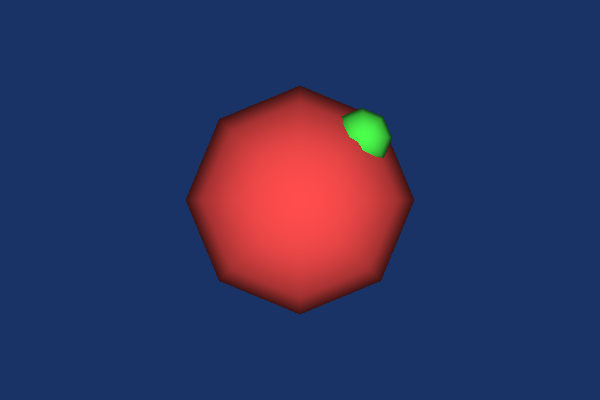

Here is the Python script that generated this plot:
#!/usr/bin/env python

# Demonstrate vtkPointsMatchingTransformFilter by applying various
# point-matching transforms (identity, scale, translation, rotation)
# to a sphere and rendering the original and transformed results.

# Factory overrides
import vtkmodules.vtkInteractionStyle  # noqa: F401
import vtkmodules.vtkRenderingOpenGL2  # noqa: F401

from vtkmodules.vtkFiltersGeneral import vtkPointsMatchingTransformFilter
from vtkmodules.vtkFiltersSources import vtkSphereSource
from vtkmodules.vtkRenderingCore import (
    vtkActor,
    vtkPolyDataMapper,
    vtkRenderWindow,
    vtkRenderWindowInteractor,
    vtkRenderer,
)

# Create a sphere
sphere = vtkSphereSource()
sphere.Update()

# Original sphere (left viewport)
original_mapper = vtkPolyDataMapper()
original_mapper.SetInputConnection(sphere.GetOutputPort())
original_mapper.ScalarVisibilityOff()

original_actor = vtkActor()
original_actor.SetMapper(original_mapper)
original_actor.GetProperty().SetColor(0.8, 0.8, 0.8)

# Apply scale transform: source points at half distance => 2x scale
transform_filter = vtkPointsMatchingTransformFilter()
transform_filter.SetInputConnection(sphere.GetOutputPort())
transform_filter.SetSourcePoint2(0.5, 0.0, 0.0)
transform_filter.SetSourcePoint3(0.0, 0.5, 0.0)
transform_filter.SetSourcePoint4(0.0, 0.0, 0.5)
transform_filter.Update()

scaled_mapper = vtkPolyDataMapper()
scaled_mapper.SetInputConnection(transform_filter.GetOutputPort())
scaled_mapper.ScalarVisibilityOff()

scaled_actor = vtkActor()
scaled_actor.SetMapper(scaled_mapper)
scaled_actor.GetProperty().SetColor(1.0, 0.3, 0.3)

# Apply translation transform
transform_translate = vtkPointsMatchingTransformFilter()
transform_translate.SetInputConnection(sphere.GetOutputPort())
transform_translate.SetTargetPoint1(0.5, 0.5, 0.5)
transform_translate.SetTargetPoint2(1.0, 0.5, 0.5)
transform_translate.SetTargetPoint3(0.5, 1.0, 0.5)
transform_translate.SetTargetPoint4(0.5, 0.5, 1.0)
transform_translate.Update()

translated_mapper = vtkPolyDataMapper()
translated_mapper.SetInputConnection(transform_translate.GetOutputPort())
translated_mapper.ScalarVisibilityOff()

translated_actor = vtkActor()
translated_actor.SetMapper(translated_mapper)
translated_actor.GetProperty().SetColor(0.3, 1.0, 0.3)

# Apply rotation transform (90 deg on zx plane)
transform_rotate = vtkPointsMatchingTransformFilter()
transform_rotate.SetInputConnection(sphere.GetOutputPort())
transform_rotate.SetTargetPoint1(0.0, 0.0, 0.0)
transform_rotate.SetTargetPoint2(0.5, 0.0, 0.0)
transform_rotate.SetTargetPoint3(0.0, 0.0, 0.5)
transform_rotate.SetTargetPoint4(0.0, -0.5, 0.0)
transform_rotate.Update()

rotated_mapper = vtkPolyDataMapper()
rotated_mapper.SetInputConnection(transform_rotate.GetOutputPort())
rotated_mapper.ScalarVisibilityOff()

rotated_actor = vtkActor()
rotated_actor.SetMapper(rotated_mapper)
rotated_actor.GetProperty().SetColor(0.3, 0.3, 1.0)

# Renderer with all transforms visible
renderer = vtkRenderer()
renderer.AddActor(original_actor)
renderer.AddActor(scaled_actor)
renderer.AddActor(translated_actor)
renderer.AddActor(rotated_actor)
renderer.SetBackground(0.1, 0.2, 0.4)

# Window
render_window = vtkRenderWindow()
render_window.AddRenderer(renderer)
render_window.SetSize(600, 400)
render_window.SetWindowName("points matching transform")

# Interactor
interactor = vtkRenderWindowInteractor()
interactor.SetRenderWindow(render_window)

# Scene
renderer.ResetCamera()

interactor.Initialize()
interactor.Start()
